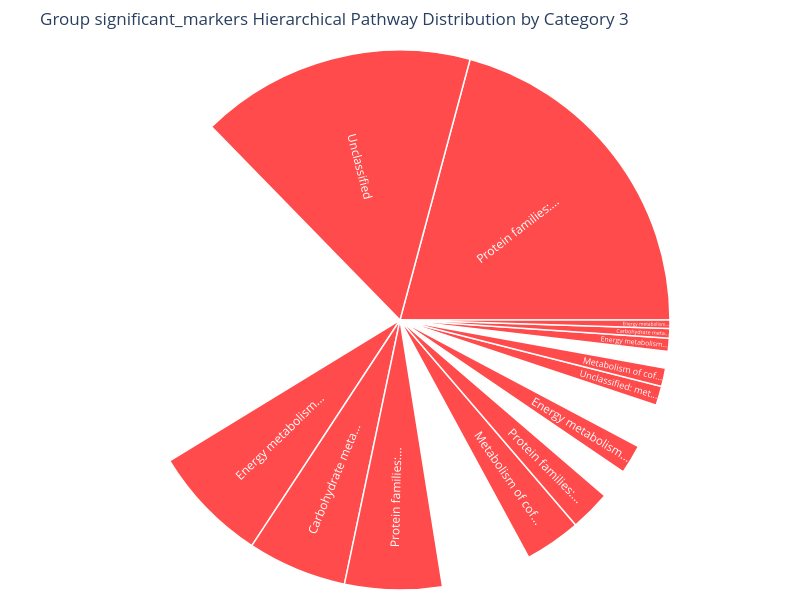

Notebook code for this chart:
### Code cell
create_sunburst_chart(significant_markers, "significant_markers", top_n=20, category=3)

### Figure 1 — Plotly figure (JSON) as saved in the notebook; plotly's stock layout.template omitted (floating-point values rounded to 4 significant figures)
{"data": [{"branchvalues": "total", "customdata": [["<b>Pathway</b>: Carbohydrate metabolism > Butanoate metabolism<br><b>Genus</b>: Pseudarthrobacter<br><b>Protein</b>: (r,r)-butanediol-dehydrogenase-meso-butanediol-dehydrogenase-diacetyl-reductase (ec 1.1.1.-, ec 1.1.1.303, 1.1.1.4)"], ["<b>Pathway</b>: Protein families: metabolism > Protein phosphatases and associated proteins [BR:ko01009]; Protein families: genetic information processing > Chaperones and folding catalysts [BR:ko03110]<br><b>Genus</b>: Desulfobacterium<br><b>Protein</b>: cob--com heterodisulfide-reductase (ec 1.8.98.1)"], ["<b>Pathway</b>: Energy metabolism > Methane metabolism; Carbohydrate metabolism > C5-Branched dibasic acid metabolism<br><b>Genus</b>: Desulfobacterium<br><b>Protein</b>: (s)-citramalyl-coa lyase; citramalyl coenzyme a lyase (ambiguous); (+)-cma-coa lyase; (3s)-citramalyl-coa pyruvate-lyase; mcl (ambiguous); citramalyl-coa lyase (ambiguous)"], ["<b>Pathway</b>: Unclassified<br><b>Genus</b>: Pseudarthrobacter<br><b>Protein</b>: cystathionine beta-synthase (ec 4.2.1.22)"], ["<b>Pathway</b>: Protein families: metabolism > Glycosyltransferases [BR:ko01003]<br><b>Genus</b>: Pseudarthrobacter<br><b>Protein</b>: 3-oxoacid coa-transferase, a subunit (ec 2.8.3.5)"], ["<b>Pathway</b>: Unclassified<br><b>Genus</b>: Pseudarthrobacter<br><b>Protein</b>: pectate lyase (ec 4.2.2.2)"], ["<b>Pathway</b>: Unclassified<br><b>Genus</b>: Pseudarthrobacter<br><b>Protein</b>: phenylacetate-coenzyme a ligase (ec 6.2.1.30) (phenylacetyl-coa ligase)"], ["<b>Pathway</b>: Unclassified<br><b>Genus</b>: Pseudarthrobacter<br><b>Protein</b>: probable 2-phosphosulfolactate phosphatase (ec 3.1.3.71)"], ["<b>Pathway</b>: Unclassified<br><b>Genus</b>: Pseudarthrobacter<br><b>Protein</b>: acetyl-coenzyme a-synthetase (accoa-synthetase) (acs) (ec 6.2.1.1) (acetate--coa ligase) (acyl-activating enzyme)"], ["<b>Pathway</b>: Protein families: metabolism > Glycosyltransferases [BR:ko01003]<br><b>Genus</b>: Pseudarthrobacter<br><b>Protein</b>: 3-oxoacid coa-transferase, b subunit (ec 2.8.3.6)"], ["<b>Pathway</b>: Metabolism of cofactors and vitamins > One carbon pool by folate; Protein families: signaling and cellular processes > Exosome [BR:ko04147]<br><b>Genus</b>: Desulfobacterium<br><b>Protein</b>: glutamate formimidoyltransferase; ftcd (gene name); glutamate formyltransferase; formiminoglutamic acid transferase; formiminoglutamic formiminotransferase; glutamate formiminotransferase"], ["<b>Pathway</b>: Energy metabolism > Nitrogen metabolism<br><b>Genus</b>: Pseudarthrobacter<br><b>Protein</b>: probable dna ligase (ec 6.5.1.1) (polydeoxyribonucleotide-synthase [)"], ["<b>Pathway</b>: Unclassified: metabolism > Enzymes with EC numbers<br><b>Genus</b>: Desulfobacterium<br><b>Protein</b>: spore photoproduct lyase; sam; sp lyase; spl; splb; splg"], ["<b>Pathway</b>: Metabolism of cofactors and vitamins > Ubiquinone and other terpenoid-quinone biosynthesis<br><b>Genus</b>: Desulfobacterium<br><b>Protein</b>: futalosine hydrolase; futalosine nucleosidase; mqnb (ambiguous)"], ["<b>Pathway</b>: Energy metabolism > Methane metabolism; Carbohydrate metabolism > C5-Branched dibasic acid metabolism; Carbohydrate metabolism > Glyoxylate and dicarboxylate metabolism<br><b>Genus</b>: Desulfobacterium<br><b>Protein</b>: malyl-coa lyase; malyl-coenzyme a lyase; (3s)-3-carboxy-3-hydroxypropanoyl-coa glyoxylate-lyase; mcla (gene name); mcl1 (gene name); (3s)-3-carboxy-3-hydroxypropanoyl-coa glyoxylate-lyase (acetyl-coa-forming); l-malyl-coa lyase"], ["<b>Pathway</b>: Unclassified: metabolism > Enzymes with EC numbers<br><b>Genus</b>: Desulfobacterium<br><b>Protein</b>: cytochrome-c3 hydrogenase; h2:ferricytochrome c3 oxido-reductase; cytochrome c3-reductase; cytochrome hydrogenase; hydrogenase ["], ["<b>Pathway</b>: Energy metabolism > Other carbon fixation pathways<br><b>Genus</b>: Desulfobacterium<br><b>Protein</b>: 5-methyltetrahydrofolate---corrinoid-iron-sulfur protein co-methyltransferase; acse (gene name)"], ["<b>Pathway</b>: Protein families: metabolism > Lipid biosynthesis proteins [BR:ko01004]<br><b>Genus</b>: Desulfobacterium<br><b>Protein</b>: medium-chain acyl-coa ligase; fadk (gene name); lvae (gene name); butyryl-coa-synthetase; fatty acid thiokinase (medium chain); acyl-activating; fatty acid elongase; fatty acid activating; fatty acyl coenzyme a-synthetase; butyrate---coa ligase; butyryl-coenzyme a-synthetase; l-(+)-3-hydroxybutyryl coa ligase; short-chain acyl-coa-synthetase; medium-chain acyl-coa-synthetase; butanoate:coa ligase (amp-forming)"], ["<b>Pathway</b>: Carbohydrate metabolism > Pentose phosphate pathway<br><b>Genus</b>: Desulfobacterium<br><b>Protein</b>: aldehyde ferredoxin oxido-reductase; aor"], ["<b>Pathway</b>: Energy metabolism > Nitrogen metabolism<br><b>Genus</b>: Pseudarthrobacter<br><b>Protein</b>: phosphoenolpyruvate carboxykinase [ (pep carboxykinase) (pepck) (ec 4.1.1.32) (gtp-dependent (gtp-pepck)"]], "domain": {"x": [0, 1], "y": [0, 1]}, "hovertemplate": "%{customdata[0]}", "ids": ["Carbohydrate metabolism > Butanoate metabolism", "Protein families: metabolism > Protein phosphatases and associated proteins [BR:ko01009]; Protein families: genetic information processing > Chaperones and folding catalysts [BR:ko03110]", "Energy metabolism > Methane metabolism; Carbohydrate metabolism > C5-Branched dibasic acid metabolism", "Unclassified", "Protein families: metabolism > Glycosyltransferases [BR:ko01003]", "Unclassified", "Unclassified", "Unclassified", "Unclassified", "Protein families: metabolism > Glycosyltransferases [BR:ko01003]", "Metabolism of cofactors and vitamins > One carbon pool by folate; Protein families: signaling and cellular processes > Exosome [BR:ko04147]", "Energy metabolism > Nitrogen metabolism", "Unclassified: metabolism > Enzymes with EC numbers", "Metabolism of cofactors and vitamins > Ubiquinone and other terpenoid-quinone biosynthesis", "Energy metabolism > Methane metabolism; Carbohydrate metabolism > C5-Branched dibasic acid metabolism; Carbohydrate metabolism > Glyoxylate and dicarboxylate metabolism", "Unclassified: metabolism > Enzymes with EC numbers", "Energy metabolism > Other carbon fixation pathways", "Protein families: metabolism > Lipid biosynthesis proteins [BR:ko01004]", "Carbohydrate metabolism > Pentose phosphate pathway", "Energy metabolism > Nitrogen metabolism"], "insidetextorientation": "radial", "labels": ["Carbohydrate meta...", "Protein families:...", "Energy metabolism...", "Unclassified", "Protein families:...", "Unclassified", "Unclassified", "Unclassified", "Unclassified", "Protein families:...", "Metabolism of cof...", "Energy metabolism...", "Unclassified: met...", "Metabolism of cof...", "Energy metabolism...", "Unclassified: met...", "Energy metabolism...", "Protein families:...", "Carbohydrate meta...", "Energy metabolism..."], "marker": {"colors": ["#FF0000", "#FF0000", "#FF0000", "#FF0000", "#FF0000", "#FF0000", "#FF0000", "#FF0000", "#FF0000", "#FF0000", "#FF0000", "#FF0000", "#FF0000", "#FF0000", "#FF0000", "#FF0000", "#FF0000", "#FF0000", "#FF0000", "#FF0000"], "line": {"color": "white", "width": 1.5}}, "name": "", "parents": ["", "", "", "", "", "", "", "", "", "", "", "", "", "", "", "", "", "", "", ""], "textinfo": "label", "type": "sunburst", "values": [0.2855, 0.1171, 0.02398, 0.5012, 0.06206, 0.7917, 0.2588, 0.5287, 0.06551, 0.2797, 0.1618, 0.08519, 0.04794, 0.05286, 0.08377, 0.05518, 0.03818, 1, 0.02745, 0.3371]}], "layout": {"font": {"size": 12}, "height": 600, "hoverlabel": {"bgcolor": "white", "font": {"size": 12}}, "legend": {"title": {"text": "System Status"}, "tracegroupgap": 0}, "margin": {"b": 10, "l": 10, "r": 10, "t": 50}, "title": {"text": "Group significant_markers Hierarchical Pathway Distribution by Category 3"}, "width": 800}}
